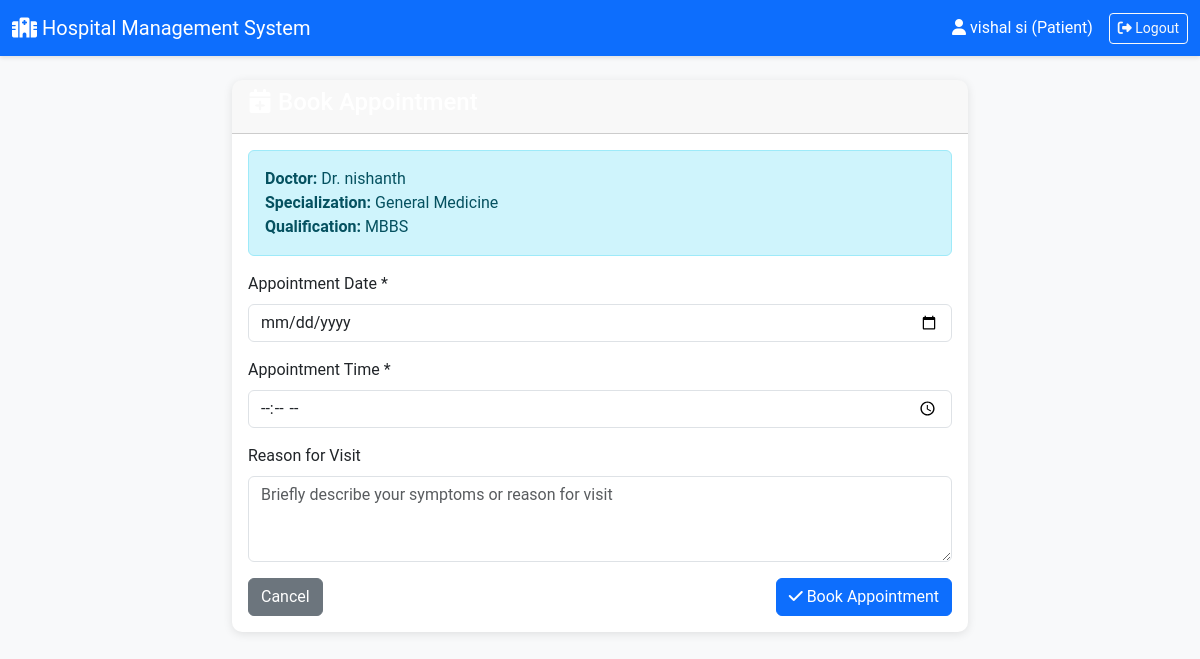
Screenshot of /patient/book-appointment/1 (signed in) with the database file from the repository.
### app.py (models this page shows)
class Doctor(db.Model):
    id = db.Column(db.Integer, primary_key=True)
    user_id = db.Column(db.Integer, db.ForeignKey('user.id'), nullable=False)
    full_name = db.Column(db.String(100), nullable=False)
    specialization_id = db.Column(db.Integer, db.ForeignKey('department.id'), nullable=False)
    phone = db.Column(db.String(15))
    qualification = db.Column(db.String(200))
    experience_years = db.Column(db.Integer)
    is_active = db.Column(db.Boolean, default=True)
    user = db.relationship('User', backref='doctor_profile')
    appointments = db.relationship('Appointment', backref='doctor', lazy=True)
    availability = db.relationship('DoctorAvailability', backref='doctor', lazy=True)

class Department(db.Model):
    id = db.Column(db.Integer, primary_key=True)
    name = db.Column(db.String(100), unique=True, nullable=False)
    description = db.Column(db.Text)
    doctors = db.relationship('Doctor', backref='department', lazy=True)

### app.py (the view, shortened to what this page needs)
@app.route('/patient/book-appointment/<int:doctor_id>', methods=['GET', 'POST'])
@login_required
@patient_required
def patient_book_appointment(doctor_id):
    doctor = Doctor.query.get_or_404(doctor_id)
    patient = Patient.query.filter_by(user_id=session['user_id']).first()
    return render_template('patient/book_appointment.html', doctor=doctor)

### app.py (called while the page is built)
def login_required(func):
    @wraps(func)
    def wrapper(*args, **kwargs):
        if 'user_id' not in session:
            flash("Please log in first.", "warning")
            return redirect(url_for('login'))
        return func(*args, **kwargs)
    return wrapper

def patient_required(func):
    @wraps(func)
    def wrapper(*args, **kwargs):
        if session.get('role') != 'patient':
            flash("Patient access only.", "danger")
            return redirect(url_for('index'))
        return func(*args, **kwargs)
    return wrapper

### templates/patient/book_appointment.html
{% extends "base.html" %}
{% block content %}
<div class="container mt-4">
    <div class="row justify-content-center">
        <div class="col-md-8">
            <div class="card">
                <div class="card-header">
                    <h4><i class="fas fa-calendar-plus"></i> Book Appointment</h4>
                </div>
                <div class="card-body">
                    <div class="alert alert-info">
                        <strong>Doctor:</strong> Dr. {{ doctor.full_name }}<br>
                        <strong>Specialization:</strong> {{ doctor.department.name }}<br>
                        <strong>Qualification:</strong> {{ doctor.qualification }}
                    </div>
                    <form method="POST">
                        <div class="mb-3">
                            <label class="form-label">Appointment Date *</label>
                            <input type="date" name="appointment_date" class="form-control" required>
                        </div>
                        <div class="mb-3">
                            <label class="form-label">Appointment Time *</label>
                            <input type="time" name="appointment_time" class="form-control" required>
                        </div>
                        <div class="mb-3">
                            <label class="form-label">Reason for Visit</label>
                            <textarea name="reason" class="form-control" rows="3" placeholder="Briefly describe your symptoms or reason for visit"></textarea>
                        </div>
                        <div class="d-flex justify-content-between">
                            <a href="{{ url_for('patient_doctors') }}" class="btn btn-secondary">Cancel</a>
                            <button type="submit" class="btn btn-primary">
                                <i class="fas fa-check"></i> Book Appointment
                            </button>
                        </div>
                    </form>
                </div>
            </div>
        </div>
    </div>
</div>
{% endblock %}

### templates/base.html (style rules this page uses)
body { font-family: 'Roboto', sans-serif; background-color: #f8f9fa; }
.card { border: none; border-radius: 10px; box-shadow: 0 2px 10px rgba(0,0,0,.1); margin-bottom: 20px; }
.card-header { ; color: white; border-radius: 10px 10px 0 0 !important; }

### rows the page displays
Doctor: full_name "nishanth", qualification "MBBS"
Department: department.name "General Medicine"

### other values shown
{{ session.username }} "vishal si"
{{ session.role|capitalize }} "Patient"
